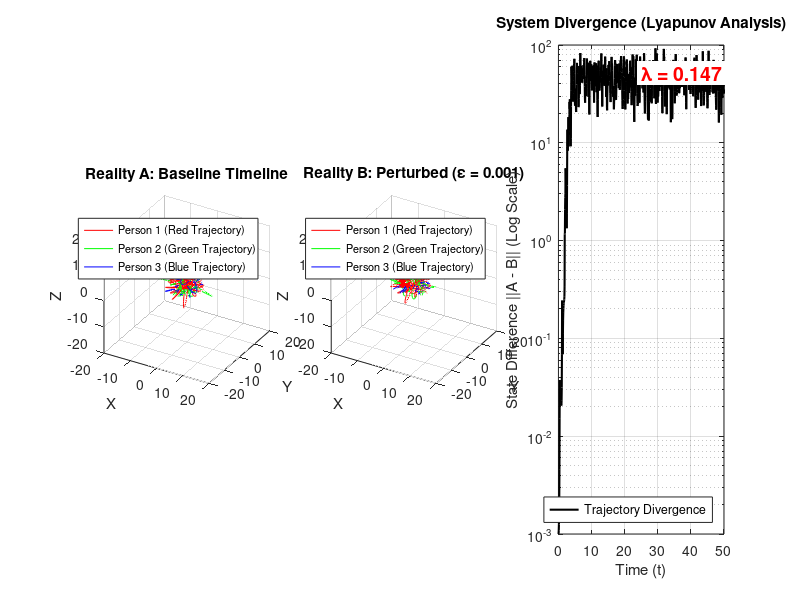

The MATLAB source for this figure: (Note: this script raises an error after producing the figure.)
function chaotic_friendship_detailed_viz()
    clc; clear; close all;

    %% 1. Setup: Randomized Psychological Stiffness
    disp('Initializing Dual-Reality Simulation with Detailed Legends...');
    
    % --- Step 1: Generate Personalities ---
    num_questions = 20;
    R1 = 2 * rand(num_questions, 1) - 1;
    R2 = 2 * rand(num_questions, 1) - 1;
    R3 = 2 * rand(num_questions, 1) - 1;

    % --- Step 2: Calculate Elastic "Bond Strength" ---
    % Multiplier 35 ensures springs compete with the strong gravity
    K12 = mean(abs(R1 - R2)) * 35; 
    K23 = mean(abs(R2 - R3)) * 35;
    K31 = mean(abs(R3 - R1)) * 35;
    
    K_params = [K12, K23, K31];
    fprintf('Bond Strengths: K12=%.1f, K23=%.1f, K31=%.1f\n', K12, K23, K31);

    %% 2. System Physics
    G = 150;      % Social Gravity (Chaotic driver)
    m = 10;       % Mass (Inertia)
    c = 0.02;     % Damping (Low friction)
    L0 = 4;       % Ideal distance

    %% 3. The Butterfly Effect Setup (Epsilon)
    pos1 = [5, 0, 0];
    pos2 = [-2.5, 4.3, 0];
    pos3 = [-2.5, -4.3, 1]; 
    
    vel1 = [0, 2, 1];
    vel2 = [-1.7, -1, 0];
    vel3 = [1.7, -1, -0.5];

    % Reality A
    y0_A = [pos1, pos2, pos3, vel1, vel2, vel3]';
    
    % Reality B (The Perturbed Timeline)
    epsilon = 1e-3; 
    y0_B = y0_A;
    y0_B(1) = y0_B(1) + epsilon; % Tiny shift in Person 1's X position

    %% 4. Run Simulations
    tspan = 0:0.05:50; 
    options = odeset('RelTol', 1e-6, 'AbsTol', 1e-6);
    
    disp('Simulating Reality A...');
    [t, yA] = ode45(@(t,y) dynamics(t, y, m, G, c, K_params, L0), tspan, y0_A, options);
    
    disp('Simulating Reality B...');
    [~, yB] = ode45(@(t,y) dynamics(t, y, m, G, c, K_params, L0), tspan, y0_B, options);

    %% 5. Visualization
    figure('Name', 'Chaotic Friendship: Butterfly Effect Analysis', 'Color', 'w', 'Position', [50, 50, 1600, 600]);
    
    % --- SUBPLOT 1: REALITY A ---
    subplot(1, 3, 1);
    plot_trajectory(yA, 'Reality A: Baseline Timeline');
    
    % --- SUBPLOT 2: REALITY B ---
    subplot(1, 3, 2);
    plot_trajectory(yB, sprintf('Reality B: Perturbed (\\epsilon = %.3f)', epsilon));
    
    % --- SUBPLOT 3: THE DIVERGENCE ---
    subplot(1, 3, 3);
    
    % Calculate Euclidean Distance
    delta = sqrt(sum((yA - yB).^2, 2));
    
    semilogy(t, delta, 'k-', 'LineWidth', 1.5);
    title('System Divergence (Lyapunov Analysis)');
    xlabel('Time (t)');
    ylabel('State Difference ||A - B|| (Log Scale)');
    grid on;
    
    % Add Legend for Divergence
    legend({'Trajectory Divergence'}, 'Location', 'southeast');
    
    % Fit Lyapunov Trend
    half_idx = round(length(t)/2);
    p = polyfit(t(1:half_idx), log(delta(1:half_idx)), 1);
    lambda = p(1);
    
    % Annotate Graph
    text(t(half_idx), delta(half_idx), sprintf('\\lambda = %.3f', lambda), ...
        'FontSize', 14, 'FontWeight', 'bold', 'Color', 'r', 'BackgroundColor', 'w');
    
    if lambda > 0
        subtitle('Conclusion: CHAOTIC (Sensitive Dependence)');
    else
        subtitle('Conclusion: STABLE (Predictable)');
    end

end

%% Helper: Trajectory Plotter with Detailed Legends
function plot_trajectory(y, plot_title)
    % Extract Coordinates
    P1 = y(:, 1:3);
    P2 = y(:, 4:6);
    P3 = y(:, 7:9);
    
    hold on;
    
    % Plot Paths (Capture handles for legend)
    h1 = plot3(P1(:,1), P1(:,2), P1(:,3), 'r-', 'LineWidth', 0.5); 
    h2 = plot3(P2(:,1), P2(:,2), P2(:,3), 'g-', 'LineWidth', 0.5);
    h3 = plot3(P3(:,1), P3(:,2), P3(:,3), 'b-', 'LineWidth', 0.5);
    
    % Plot End Positions (Markers)
    plot3(P1(end,1), P1(end,2), P1(end,3), 'ro', 'MarkerFaceColor', 'r', 'MarkerSize', 8);
    plot3(P2(end,1), P2(end,2), P2(end,3), 'go', 'MarkerFaceColor', 'g', 'MarkerSize', 8);
    plot3(P3(end,1), P3(end,2), P3(end,3), 'bo', 'MarkerFaceColor', 'b', 'MarkerSize', 8);
    
    % Connect the group at the final moment (The triangle)
    line([P1(end,1) P2(end,1)], [P1(end,2) P2(end,2)], [P1(end,3) P2(end,3)], 'Color', 'k', 'LineStyle', '--');
    line([P2(end,1) P3(end,1)], [P2(end,2) P3(end,2)], [P2(end,3) P3(end,3)], 'Color', 'k', 'LineStyle', '--');
    line([P3(end,1) P1(end,1)], [P3(end,2) P1(end,2)], [P3(end,3) P1(end,3)], 'Color', 'k', 'LineStyle', '--');

    grid on; axis equal;
    
    % Detailed Legend
    legend([h1, h2, h3], ...
           {'Person 1 (Red Trajectory)', ...
            'Person 2 (Green Trajectory)', ...
            'Person 3 (Blue Trajectory)'}, ...
           'Location', 'best', 'FontSize', 8);
           
    % Simplified Axes Labels
    xlabel('X'); ylabel('Y'); zlabel('Z');
    
    title(plot_title);
    view(30, 30); 
    
    % Set fixed limits to ensure easy visual comparison between Plot A and B
    xlim([-20 20]); ylim([-20 20]); zlim([-20 20]); 
end

%% Physics Engine
function dydt = dynamics(~, y, m, G, c, K, L0)
    % Unpack State
    r1 = y(1:3); r2 = y(4:6); r3 = y(7:9);
    v1 = y(10:12); v2 = y(13:15); v3 = y(16:18);
    
    k12 = K(1); k23 = K(2); k31 = K(3);
    
    % Force Calculation 
    
    % Pair 1-2
    d12 = r2 - r1; dist12 = norm(d12); dir12 = d12 / dist12;
    F_grav_12 = (G * m^2 / (dist12^2 + 2)) * dir12; 
    F_spr_12  = k12 * (dist12 - L0) * dir12;
    
    % Pair 2-3
    d23 = r3 - r2; dist23 = norm(d23); dir23 = d23 / dist23;
    F_grav_23 = (G * m^2 / (dist23^2 + 2)) * dir23;
    F_spr_23  = k23 * (dist23 - L0) * dir23;
    
    % Pair 3-1
    d31 = r1 - r3; dist31 = norm(d31); dir31 = d31 / dist31;
    F_grav_31 = (G * m^2 / (dist31^2 + 2)) * dir31;
    F_spr_31  = k31 * (dist31 - L0) * dir31;
    
    % Net Forces
    F1 = F_grav_12 - F_grav_31 + F_spr_12 - F_spr_31 - c*v1;
    F2 = -F_grav_12 + F_grav_23 - F_spr_12 + F_spr_23 - c*v2;
    F3 = -F_grav_23 + F_grav_31 - F_spr_23 + F_spr_31 - c*v3;
    
    dydt = [v1; v2; v3; F1/m; F2/m; F3/m];
end